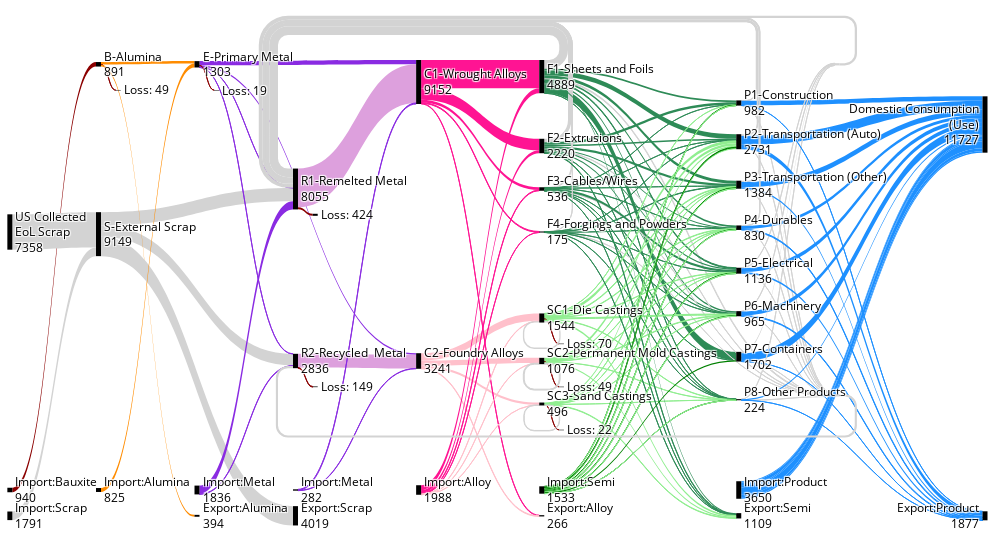

Notebook source saved alongside this figure:
### Code cell
fig = generate_figure_object()

fig.update_layout(font = dict(size=12, color='black'),hovermode='x',margin=dict(l=0, r=5, t=60, b=50), width = 1980*0.5, height = 1080*0.5)

fig.show()

pio.write_image(fig, "baseline.png",scale = 8, width = 1980*0.6, height = 1080*0.6)

### Figure 1 — Plotly figure (JSON) as saved in the notebook; plotly's stock layout.template omitted (floating-point values rounded to 4 significant figures; data arrays with more than 128 entries replaced by an {"elided": "..."} marker saying what was removed)
{"data": [{"arrangement": "snap", "link": {"color": {"elided": "163 str values"}, "source": {"elided": "163 int values"}, "target": {"elided": "163 int values"}, "value": {"elided": "163 float values"}}, "node": {"color": ["black", "black", "black", "black", "black", "black", "black", "black", "black", "black", "black", "black", "black", "black", "black", "black", "black", "black", "black", "black", "black", "black", "black", "black", "black", "black", "black", "black", "black", "black", "black", "black", "black", "black", "black", "black", "black", "lightgray", "lightgray", "black", "black", "black", "black", "black", "black", "black"], "label": ["B-Alumina<br>891", "S-External Scrap<br>9149", "E-Primary Metal<br>1303", "R1-Remelted Metal<br>8055", "R2-Recycled  Metal<br>2836", "C1-Wrought Alloys<br>9152", "C2-Foundry Alloys<br>3241", "F1-Sheets and Foils<br>4889", "F2-Extrusions<br>2220", "F3-Cables/Wires<br>536", "F4-Forgings and Powders<br>175", "SC1-Die Castings<br>1544", "SC2-Permanent Mold Castings<br>1076", "SC3-Sand Castings<br>496", "P1-Construction<br>982", "P2-Transportation (Auto)<br>2731", "P3-Transportation (Other)<br>1384", "P4-Durables<br>830", "P5-Electrical<br>1136", "P6-Machinery<br>965", "P7-Containers<br>1702", "P8-Other Products<br>224", "Domestic Consumption<br>(Use)<br>11727", "Export:Alumina<br>394", "Export:Scrap<br>4019", "Export:Product<br>1877", "Export:Semi<br>1109", "Export:Alloy<br>266", "Import:Bauxite<br>940", "Import:Alumina<br>825", "Import:Scrap<br>1791", "Import:Metal<br>1836", "Import:Metal<br>282", "Import:Alloy<br>1988", "Import:Semi<br>1533", "Import:Product<br>3650", "US Collected<br>EoL Scrap<br>7358", null, null, "Loss: 49", "Loss: 19", "Loss: 424", "Loss: 149", "Loss: 70", "Loss: 49", "Loss: 22"], "line": {"color": "white", "width": 0.01}, "pad": 1, "thickness": 5, "x": [0.1, 0.1, 0.2, 0.3, 0.3, 0.425, 0.425, 0.55, 0.55, 0.55, 0.55, 0.55, 0.55, 0.55, 0.75, 0.75, 0.75, 0.75, 0.75, 0.75, 0.75, 0.75, 1.0, 0.2, 0.3, 1.0, 0.75, 0.55, 0.01, 0.1, 0.01, 0.2, 0.3, 0.425, 0.55, 0.75, 0.01, 0.85, 0.85, 0.12, 0.22, 0.32, 0.32, 0.57, 0.57, 0.57], "y": [0.01, 0.405, 0.01, 0.3, 0.7, 0.01, 0.7, 0.01, 0.2, 0.3, 0.4, 0.6, 0.7, 0.8, 0.1, 0.19, 0.29, 0.39, 0.49, 0.59, 0.69, 0.79, 0.15, 1.06, 1.06, 1.06, 1.06, 1.06, 1.0, 1.0, 1.06, 1.0, 1.0, 1.0, 1.0, 1.0, 0.4, 0.78, 0.01, 0.07, 0.07, 0.36, 0.76, 0.66, 0.76, 0.86]}, "type": "sankey"}], "layout": {"font": {"color": "black", "size": 12}, "height": 540, "hovermode": "x", "margin": {"b": 50, "l": 0, "r": 5, "t": 60}, "width": 990}}
